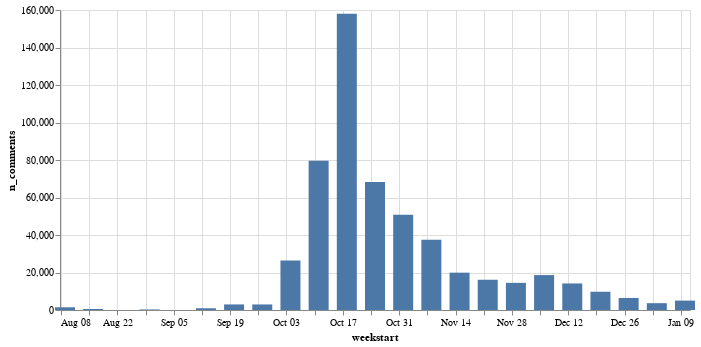

The notebook cell this image was saved under:
### Code cell
alt.Chart(weekly_comments).mark_bar(width=20).encode(
    x='weekstart:T',
    y='n_comments'
).properties(width=630)

### Figure 1 — Vega-Lite specification as saved in the notebook (floating-point values rounded to 4 significant figures)
{"config": {"view": {"continuousWidth": 400, "continuousHeight": 300}}, "data": {"name": "data-0b0847a2d8ba4ca9b5d55b741a172f10"}, "mark": {"type": "bar", "width": 20}, "encoding": {"x": {"field": "weekstart", "type": "temporal"}, "y": {"field": "n_comments", "type": "quantitative"}}, "width": 630, "$schema": "https://vega.github.io/schema/vega-lite/v4.17.0.json", "datasets": {"data-0b0847a2d8ba4ca9b5d55b741a172f10": [{"weekstart": "2021-08-09T00:00:00", "n_comments": 1445}, {"weekstart": "2021-08-16T00:00:00", "n_comments": 534}, {"weekstart": "2021-08-30T00:00:00", "n_comments": 289}, {"weekstart": "2021-09-13T00:00:00", "n_comments": 930}, {"weekstart": "2021-09-20T00:00:00", "n_comments": 2970}, {"weekstart": "2021-09-27T00:00:00", "n_comments": 2953}, {"weekstart": "2021-10-04T00:00:00", "n_comments": 26452}, {"weekstart": "2021-10-11T00:00:00", "n_comments": 79555}, {"weekstart": "2021-10-18T00:00:00", "n_comments": 158048}, {"weekstart": "2021-10-25T00:00:00", "n_comments": 68300}, {"weekstart": "2021-11-01T00:00:00", "n_comments": 50796}, {"weekstart": "2021-11-08T00:00:00", "n_comments": 37494}, {"weekstart": "2021-11-15T00:00:00", "n_comments": 19907}, {"weekstart": "2021-11-22T00:00:00", "n_comments": 16132}, {"weekstart": "2021-11-29T00:00:00", "n_comments": 14485}, {"weekstart": "2021-12-06T00:00:00", "n_comments": 18629}, {"weekstart": "2021-12-13T00:00:00", "n_comments": 14165}, {"weekstart": "2021-12-20T00:00:00", "n_comments": 9731}, {"weekstart": "2021-12-27T00:00:00", "n_comments": 6417}, {"weekstart": "2022-01-03T00:00:00", "n_comments": 3637}, {"weekstart": "2022-01-10T00:00:00", "n_comments": 5004}]}}
